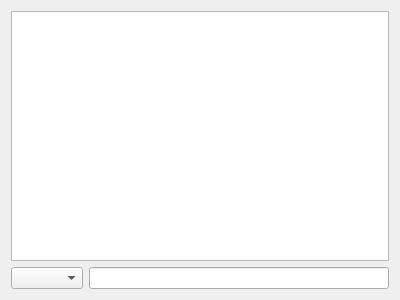
<?xml version="1.0" encoding="UTF-8"?>
<ui version="4.0">
 <class>loggerwidget</class>
 <widget class="QWidget" name="loggerwidget">
  <property name="geometry">
   <rect>
    <x>0</x>
    <y>0</y>
    <width>400</width>
    <height>300</height>
   </rect>
  </property>
  <property name="windowTitle">
   <string>Form</string>
  </property>
  <layout class="QGridLayout" name="gridLayout">
   <item row="1" column="0">
    <widget class="QComboBox" name="comboBox"/>
   </item>
   <item row="1" column="1">
    <widget class="QLineEdit" name="inCommand"/>
   </item>
   <item row="0" column="0" colspan="2">
    <widget class="QTextBrowser" name="outLogger"/>
   </item>
  </layout>
 </widget>
 <resources/>
 <connections/>
</ui>
